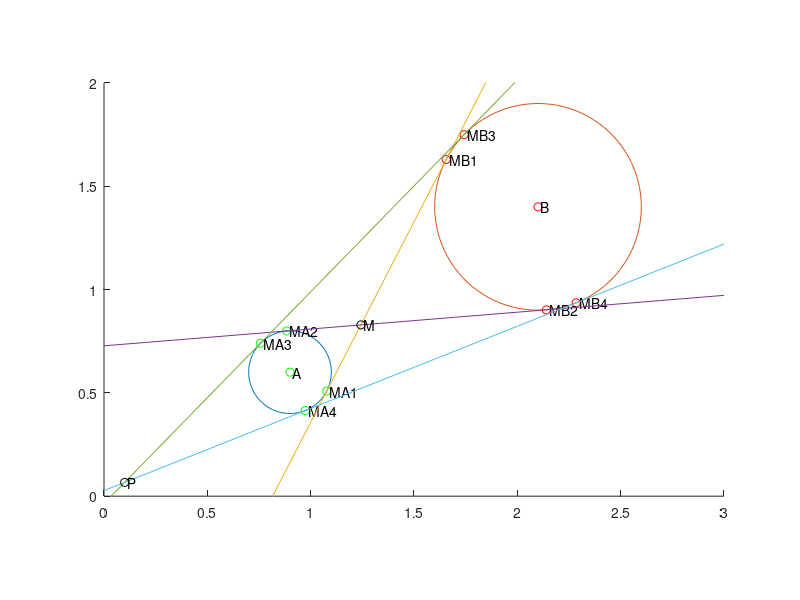

This figure's MATLAB source:
%% test sous MATLAB R2012a
clear all;
close all;
clc;

%% ___ donnees ___

% dim = [3 ; 2];
% A = rand(2, 1).*dim;
% B = rand(2, 1).*dim;

A = [0.9 ; 0.6];
B = [2.1 ; 1.4];
LA = 0.2;
LB = 0.5;

%% ___ calculs ___

% repre (A, t, n)
AB = norm(B - A);
t = (B-A)/AB;
n = [-t(2) ; t(1)];

% tangentes internes
M = (B*LA + A*LB)/(LA + LB); % intersection tangentes internes

st = (LA + LB)/AB;
ct = sqrt(1 - st^2);

MA1 = A - LA*(-st*t + ct*n);
MA2 = A - LA*(-st*t - ct*n);
MB1 = B + LB*(-st*t + ct*n);
MB2 = B + LB*(-st*t - ct*n);

% tangentes externes
P = (A*LB - B*LA)/(LB - LA); % intersections tangentes externes

st = (LB - LA)/AB;
ct = sqrt(1 - st^2);

MA3 = A + LA*(-st*t + ct*n);
MA4 = A + LA*(-st*t - ct*n);
MB3 = B + LB*(-st*t + ct*n);
MB4 = B + LB*(-st*t - ct*n);

%% ___ affichage ___

% coefficients directeurs (y - y_A) = m*(x - x_A)
m1 = (MA1(2) - MB1(2))/(MA1(1) - MB1(1));
m2 = (MA2(2) - MB2(2))/(MA2(1) - MB2(1));
m3 = (MA3(2) - MB3(2))/(MA3(1) - MB3(1));
m4 = (MA4(2) - MB4(2))/(MA4(1) - MB4(1));

% affichage
x = 0:0.1:3;
theta = 0:pi/50:2*pi;
figure; hold on; axis('equal', [0 3 0 2]);
% cercle A et ses points
plot(LA*cos(theta)+A(1), LA*sin(theta)+A(2));
plot(A(1), A(2), 'og', MA1(1), MA1(2), 'og', MA2(1), MA2(2), 'og', MA3(1), MA3(2), 'og', MA4(1), MA4(2), 'og');
text(A(1), A(2), ' A');
text(MA1(1), MA1(2), ' MA1');
text(MA2(1), MA2(2), ' MA2');
text(MA3(1), MA3(2), ' MA3');
text(MA4(1), MA4(2), ' MA4');

% cercle B et ses points
plot(LB*cos(theta)+B(1), LB*sin(theta)+B(2));
plot(B(1), B(2), 'or', MB1(1), MB1(2), 'or', MB2(1), MB2(2), 'or', MB3(1), MB3(2), 'or', MB4(1), MB4(2), 'or');
text(B(1), B(2), ' B');
text(MB1(1), MB1(2), ' MB1');
text(MB2(1), MB2(2), ' MB2');
text(MB3(1), MB3(2), ' MB3');
text(MB4(1), MB4(2), ' MB4');

% tangentes internes
plot(x, m1*(x - MA1(1))+MA1(2));
plot(x, m2*(x - MA2(1))+MA2(2));

% intersection tangentes internes
plot(M(1), M(2), 'ok');
text(M(1), M(2), ' M');

% tangentes externes
plot(x, m3*(x - MA3(1))+MA3(2));
plot(x, m4*(x - MA4(1))+MA4(2));

% intersection tangentes externes
plot(P(1), P(2), 'ok');
text(P(1), P(2), ' P');
